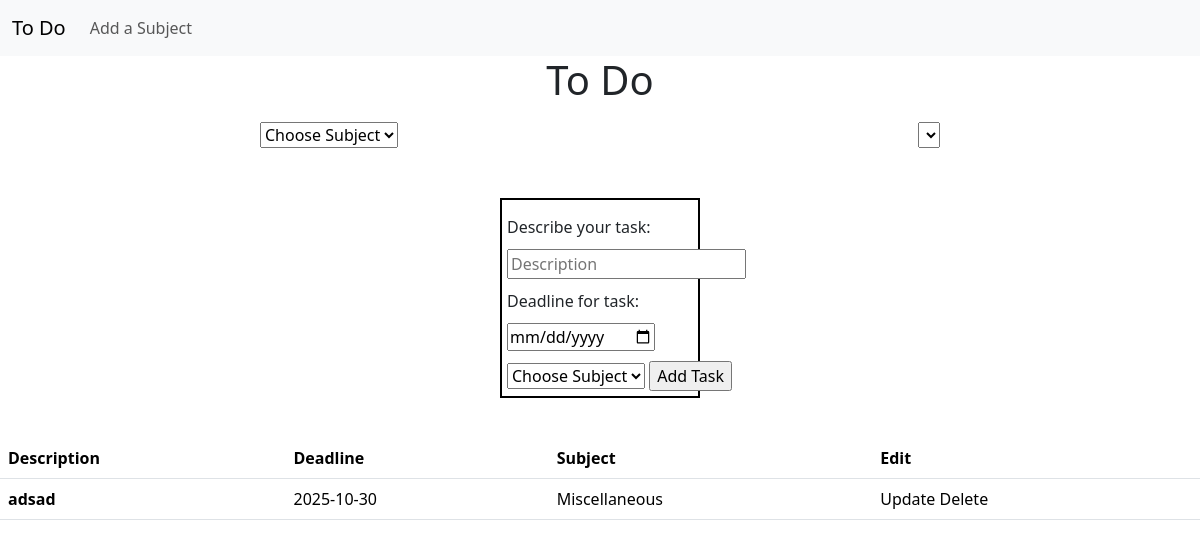
Before: / with the older database file.
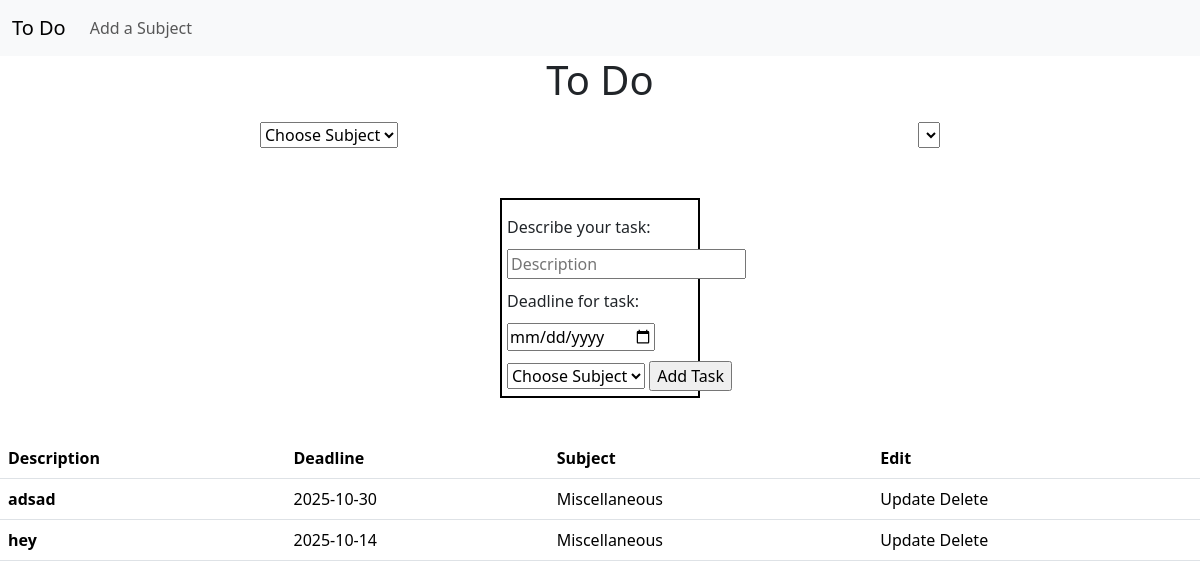
After: the same page with the newer database file.
### tables this page shows
CREATE TABLE tasks (task_id INTEGER PRIMARY KEY AUTOINCREMENT, description TEXT, subject TEXT, deadline TEXT,  subject_id INTEGER, FOREIGN KEY (subject_id) REFERENCES subjects(subject_id));

### app.py (the view, shortened to what this page needs)
@app.route('/', methods =['GET', 'POST'])
def index():
    if request.method == 'GET':
        con = sqlite3.connect('todosite.db')
        con.row_factory = sqlite3.Row
        cur = con.cursor()
        res = cur.execute(
            'SELECT * FROM tasks;'
        ).fetchall()
        tasks = []
        for row in res:
            tasks.append({
                'description': row['description'],
                'subject': row['subject'],
                'deadline': row['deadline']
            })
        result = cur.execute(
            "SELECT subject_name FROM subjects;"
        ).fetchall()
        subjects = []
        for row in result:
            subjects.append({
                'subject': row['subject_name']
            })
        return render_template('index.html', tasks=tasks, subjects=subjects)

### templates/index.html (shortened to what this page needs)
{% extends 'layout.html' %}
{% block body %}
<h1 class="top-header">To Do</h1>
<div class="select-container">
    <select>
        <option selected>Choose Subject</option>
    </select>
    <select>
        <option></option>
    </select>
</div>
<div class="form-container">
    <form action="/", method="POST">
        <label for="description">Describe your task:</label>
        <input type="text" id="description" placeholder="Description" name="description" required>
        <label for="deadline">Deadline for task:</label>
        <input type="date" id="deadline" name="deadline" required>
        <select id="subject" name="subject" required>
            <option selected>Choose Subject</option>
        </select>
        <input type="submit" value="Add Task">
    </form>
</div>
<div class="table-container">
    <table class="table">
    <thead>
        <tr>
        <th scope="col">Description</th>
        <th scope="col">Deadline</th>
        <th scope="col">Subject</th>
        <th scope="col">Edit</th>
        </tr>
    </thead>
    <tbody>
        {% for task in tasks %}
        <tr>
        <th scope="row">{{ task.description }}</th>
        <td>{{ task.deadline }}</td>
        <td>{{ task.subject }}</td>
        <td>
            <a>Update</a>
            <a>Delete</a>
        </td>
        </tr>
        {% endfor %}
    </tbody>
    </table>
</div>
{% endblock %}

### templates/layout.html (shortened to what this page needs)
<!DOCTYPE html>
<html lang="en">
<head>
    <link href="https://cdn.jsdelivr.net/npm/bootstrap@5.3.8/dist/css/bootstrap.min.css" rel="stylesheet">
</head>
<body>
    <nav class="navbar navbar-expand-lg bg-body-tertiary">
  <div class="container-fluid">
    <a class="navbar-brand" href="/">To Do</a>
    <div class="collapse navbar-collapse" id="navbarNav">
      <ul class="navbar-nav">
        <li class="nav-item">
          <a class="nav-link" href="/addSubject">Add a Subject</a>
        </li>
      </ul>
    </div>
  </div>
</nav>
    {% block body %}
    {% endblock %}
</body>
</html>

### templates/index.html (style rules this page uses)
body { display: flex; flex-direction: column; justify-content: space-between; }
.top-header { text-align: center; }
.form-container { display: flex; flex-direction: column; justify-content: center; align-items: center; margin-top: 50px; margin-left:auto; margin-right: auto; flex-wrap: wrap; width: 200px; border: 2px black solid; padding: 5px; }
label, input, select { margin-top: 10px; }
.select-container { display: flex; justify-content: space-around; }
.table-container { margin-top: 40px; }

Changed rows visible on the page:
added tasks: description "hey", deadline "2025-10-14", subject "Miscellaneous"
